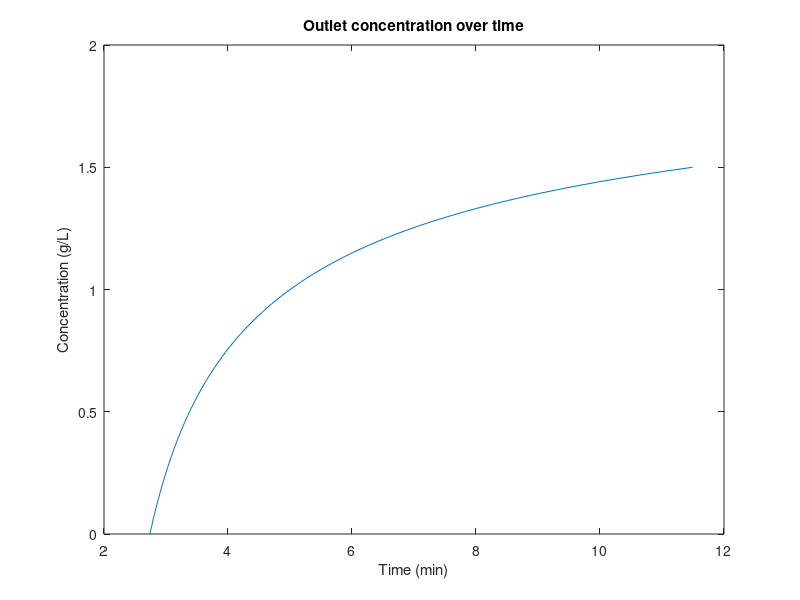

Write the MATLAB code that produced this figure.
%% Diego Alba - HW#7 - Separations

L = 50; % cm
Vs = 20; % cm/min
Ee = 0.4;
Ep = 0.54;
Kd = 1;
rho = 1.124; % kg/L


dqdc =@(c) 1.2./(1-0.46*c).^2;
Vi = Vs/Ee; % cm/min
Us =@(c) Vi./(1+(1-Ee)/Ee*Ep*Kd + (1-Ee)*(1-Ep)*rho/Ee*dqdc(c)); % cm/min
t =@(c) L./Us(c); % min 

c = linspace(0,1.5); % g/L

figure
plot(t(c),c)
xlabel('Time (min)')
ylabel('Concentration (g/L)')
title('Outlet concentration over time')